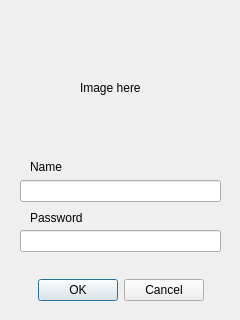
<?xml version="1.0" encoding="UTF-8"?>
<ui version="4.0">
 <class>LoginDialog</class>
 <widget class="QDialog" name="LoginDialog">
  <property name="geometry">
   <rect>
    <x>0</x>
    <y>0</y>
    <width>240</width>
    <height>320</height>
   </rect>
  </property>
  <property name="windowTitle">
   <string>Dialog</string>
  </property>
  <widget class="QDialogButtonBox" name="buttonBox">
   <property name="geometry">
    <rect>
     <x>10</x>
     <y>270</y>
     <width>221</width>
     <height>41</height>
    </rect>
   </property>
   <property name="orientation">
    <enum>Qt::Horizontal</enum>
   </property>
   <property name="standardButtons">
    <set>QDialogButtonBox::Cancel|QDialogButtonBox::Ok</set>
   </property>
   <property name="centerButtons">
    <bool>true</bool>
   </property>
  </widget>
  <widget class="QLabel" name="label">
   <property name="geometry">
    <rect>
     <x>30</x>
     <y>160</y>
     <width>57</width>
     <height>14</height>
    </rect>
   </property>
   <property name="text">
    <string>Name</string>
   </property>
  </widget>
  <widget class="QLabel" name="label_2">
   <property name="geometry">
    <rect>
     <x>30</x>
     <y>210</y>
     <width>71</width>
     <height>16</height>
    </rect>
   </property>
   <property name="text">
    <string>Password</string>
   </property>
  </widget>
  <widget class="QLineEdit" name="lineEdit">
   <property name="geometry">
    <rect>
     <x>20</x>
     <y>180</y>
     <width>201</width>
     <height>22</height>
    </rect>
   </property>
  </widget>
  <widget class="QLineEdit" name="lineEdit_2">
   <property name="geometry">
    <rect>
     <x>20</x>
     <y>230</y>
     <width>201</width>
     <height>22</height>
    </rect>
   </property>
   <property name="echoMode">
    <enum>QLineEdit::Password</enum>
   </property>
  </widget>
  <widget class="QLabel" name="label_3">
   <property name="geometry">
    <rect>
     <x>80</x>
     <y>80</y>
     <width>121</width>
     <height>16</height>
    </rect>
   </property>
   <property name="text">
    <string>Image here</string>
   </property>
  </widget>
 </widget>
 <resources/>
 <connections>
  <connection>
   <sender>buttonBox</sender>
   <signal>accepted()</signal>
   <receiver>LoginDialog</receiver>
   <slot>accept()</slot>
   <hints>
    <hint type="sourcelabel">
     <x>248</x>
     <y>254</y>
    </hint>
    <hint type="destinationlabel">
     <x>157</x>
     <y>274</y>
    </hint>
   </hints>
  </connection>
  <connection>
   <sender>buttonBox</sender>
   <signal>rejected()</signal>
   <receiver>LoginDialog</receiver>
   <slot>reject()</slot>
   <hints>
    <hint type="sourcelabel">
     <x>316</x>
     <y>260</y>
    </hint>
    <hint type="destinationlabel">
     <x>286</x>
     <y>274</y>
    </hint>
   </hints>
  </connection>
 </connections>
</ui>
